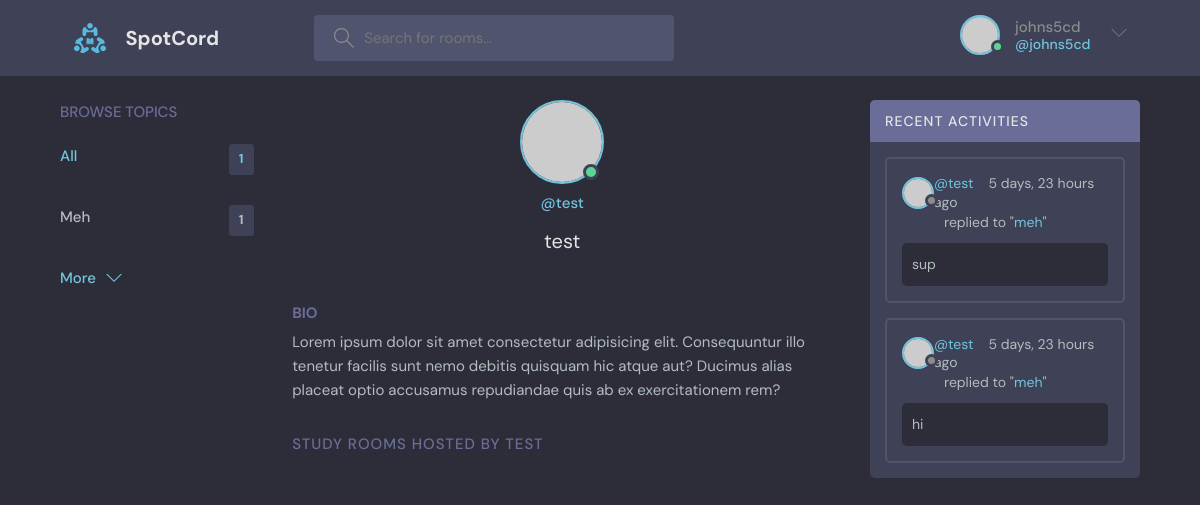
Page /user-profile/3/ (signed in) on the committed database.
### core/models.py (models this page shows, shortened)
class Topic(models.Model):
    name = models.CharField(max_length=200)

class Message(models.Model):
    user = models.ForeignKey(User, on_delete=models.CASCADE, related_name='messages')
    room = models.ForeignKey(Room, on_delete=models.CASCADE, related_name='messages')
    body = models.TextField()
    updated_at = models.DateTimeField(auto_now=True)
    created_at = models.DateTimeField(auto_now_add=True)

class Room(models.Model):
    host = models.ForeignKey(User, on_delete=models.SET_NULL, null=True, related_name='room')
    topic = models.ForeignKey(Topic, on_delete=models.SET_NULL, null=True, related_name='room')
    name = models.CharField(max_length=200)
    description = models.TextField(blank=True, null=True)
    participants = models.ManyToManyField(User, blank=True, related_name='participants')
    updated_at = models.DateTimeField(auto_now=True)
    created_at = models.DateTimeField(auto_now_add=True)
    def __str__(self):
        return self.name

### core/views.py (the view)
# urls.py: path('user-profile/<str:pk>/', user_profile, name='user-profile'),
@login_required(login_url='login')
def user_profile(request, pk):
    try:
        user = User.objects.get(id=pk)
        rooms = user.room.all()
        room_messages = user.messages.all()
        topics = Topic.objects.all()
    except User.DoesNotExist:
        raise ObjectDoesNotExist('User not found.')
    context = {'user': user, 'rooms': rooms,
               'room_messages': room_messages, 'topics': topics}
    return render(request, 'core/user_profile.html', context)

### core/templates/core/user_profile.html (shortened to what this page needs)
  {% extends "index.html" %}
  {% block content %}
  <main class="profile-page layout layout--3">
    <div class="container">
      <div>{% include "core/topics.html" %}</div>
      <div class="roomList">
        <div class="profile">
          <div class="profile__avatar">
            <div class="avatar avatar--large active">
              <img src="https://randomuser.me/api/portraits/men/11.jpg" />
            </div>
          </div>
          <div class="profile__info">
            <p>@{{user.username}}</p>
            <h3>{{user.username}}</h3><br>
          </div>
          <div class="profile__about">
            <h3>Bio</h3>
            <p>
              Lorem ipsum dolor sit amet consectetur adipisicing elit. Consequuntur illo tenetur
              facilis sunt nemo debitis quisquam hic atque aut? Ducimus alias placeat optio
              accusamus repudiandae quis ab ex exercitationem rem?
            </p>
          </div>
        </div>
        <div class="roomList__header">
          <div>
            <h2>Study Rooms Hosted by {{user.username}}</a>
            </h2>
          </div>
        </div>
      </div>
      <div>{% include "core/activity.html" %}</div>
    </div>
  </main>
  {% endblock content %}

### templates/navbar.html (shortened to what this page needs)
{% load static %}
<header class="header header--loggedIn">
  <div class="container">
    <a href="{% url "home" %}" class="header__logo">
      <img src="{% static "images/logo.svg" %}" />
      <h1>SpotCord</h1>
    </a>
    <form class="header__search" action="{% url "home" %}">
      <label>
        <input type="text" name="qs" placeholder="Search for rooms..." />
      </label>
    </form>
    <nav class="header__menu">
      {% if request.user.is_authenticated %}
      <div class="header__user">
        <a href="{% url 'user-profile' request.user.id %}">
          <div class="avatar avatar--medium active">
            <img src="https://randomuser.me/api/portraits/men/37.jpg" />
          </div>
          <p>{{ request.user.username }}<span>@{{ request.user }}</span></p>
        </a>
        <button class="dropdown-button">
          <svg version="1.1" xmlns="http://www.w3.org/2000/svg" width="32" height="32" viewBox="0 0 32 32">
            <title>chevron-down</title>
            <path d="M16 21l-13-13h-3l16 16 16-16h-3l-13 13z"></path>
          </svg>
        </button>
      </div>
      {% else %}
      <a href="{% url "login" %}">
        <img src="{% static 'images/avatar.svg' %}" />
        <p>Login</p>
      </a>
      {% endif %}
    </nav>
  </div>
</header>

### core/templates/core/topics.html
<div class="topics">
  <div class="topics__header">
    <h2>Browse Topics</h2>
  </div>
  <ul class="topics__list">
    <li>
      <a href="/" class="active">All <span>{{ topics.count }}</span></a>
    </li>
    {% for topic in topics %}
    <li>
      <a href="{% url 'home'%}?qs={{topic.name}}">{{ topic.name }}<span>{{ topic.room.count }}</span></a>
    </li>
    {% endfor %}
  </ul>
  <a class="btn btn--link" href="{% url 'topics'%}">
    More
    <svg
      version="1.1"
      xmlns="http://www.w3.org/2000/svg"
      width="32"
      height="32"
      viewBox="0 0 32 32"
    >
      <title>chevron-down</title>
      <path d="M16 21l-13-13h-3l16 16 16-16h-3l-13 13z"></path>
    </svg>
  </a>
</div>

### core/templates/core/activity.html (shortened to what this page needs)
<div class="activities">
    <div class="activities__header">
        <h2>Recent Activities</h2>
    </div>
    {% for message in room_messages %}
      <div class="activities__box">
        <div class="activities__boxHeader roomListRoom__header">
          <a href="profile.html" class="roomListRoom__author">
            <div class="avatar avatar--small">
              <img src="https://randomuser.me/api/portraits/women/11.jpg" />
            </div>
            <p><a href="{% url "user-profile" message.user.id %}">@{{message.user}}</a>&nbsp;&nbsp;&nbsp;&nbsp;{{message.created_at|timesince}} ago</p>
          </a>
        </div>
        <div class="activities__boxContent">
            <small>replied to "<a href="{% url "room" message.room.id %}">{{message.room}}</a>"</small>
          <div class="activities__boxRoomContent">
            <p>{{message.body}}</p>
          </div>
        </div>
      </div>
      {% endfor %}
    </div>

### rows in the picture
Topic: name "Meh", room.count "1"
Message: user "test", created_at "5 days, 23 hours", room "meh", body "sup"
Message: user "test", created_at "5 days, 23 hours", room "meh", body "hi"

### other values in the picture
{{ request.user.username }} "johns5cd"
{{ request.user }} "johns5cd"
{{ topics.count }} "1"
{{ user.username }} "test"
{{ user.username }} "TEST"
